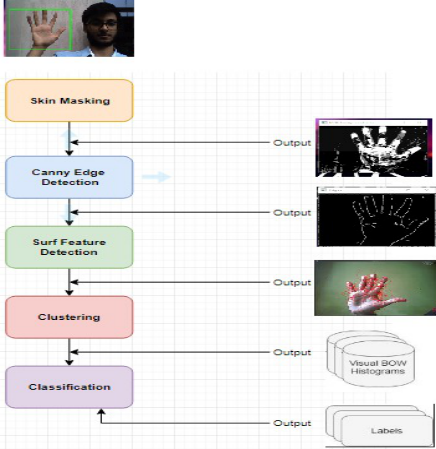
#> input picture Picture1.png, 436 x 449 px, given in place of the camera
$ python 'cleaning raw input.py'   (older library calls are emulated)
#> lines starting #> are read from the running program, lines starting #| are printed output that depends on the picture; after the words box and inside, x2 and y2 are one past the last pixel; in counts of white or black regions, pixels touching at a corner belong together
import numpy as np
import cv2

cam = cv2.VideoCapture(0)

fgbg = cv2.createBackgroundSubtractorMOG2() 	#used of MOG background reduction technique otherwise comment this

while(True):
	ret,img= cam.read()
#> img is the input picture: shape (449, 436, 3); mean B, G, R 217.6, 218.8, 220
	gray = cv2.cvtColor(img,cv2.COLOR_BGR2RGB)

	x=20
	y=100
	w=300
	h=250

	img2=img[y:y+h,x:x+w]


	cv2.rectangle(img,(x,y),(x+w,y+h),(0,255,0),2)
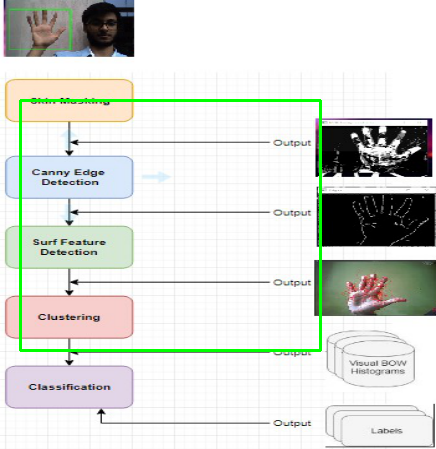
#> img: shape (449, 436, 3); 1.68% of pixels changed, all inside (x1, y1, x2, y2) = (19, 99, 322, 352)

	cv2.imshow("original",img)

	#thresholding
	ret, threshold = cv2.threshold(img2,12,255,cv2.THRESH_BINARY)
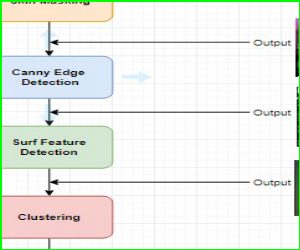
#> img2: shape (250, 300, 3); mean B, G, R 231.5, 238.4, 233.9
	grayscaled = cv2.cvtColor(img2,cv2.COLOR_BGR2GRAY)
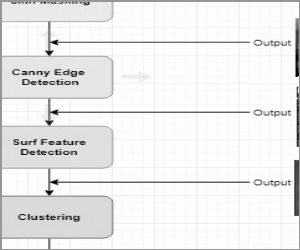
#> grayscaled: shape (250, 300); min 0, max 255, mean 236.3
	ret, threshold2 = cv2.threshold(grayscaled, 100,255,cv2.THRESH_BINARY)
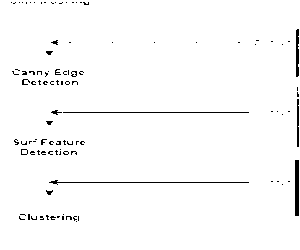
#> threshold2: shape (250, 300); 97.9% white; black in thin lines or dots, all inside (x1, y1, x2, y2) = (11, 2, 299, 222)
	gaus = cv2.adaptiveThreshold(grayscaled, 255 ,cv2.ADAPTIVE_THRESH_GAUSSIAN_C, cv2.THRESH_BINARY,115,1)
#> gaus: shape (250, 300); 83.3% white; 167 black regions (155 under 20 px), largest, box (x1, y1, x2, y2) and area: (0, 0, 300, 250) 10393, (17, 214, 81, 222) 320, (20, 149, 78, 155) 257

	#cv2.imshow("threshold",threshold)
	#cv2.imshow("threshold2",threshold2)
	cv2.imshow("adaptive threshold", gaus)


	#colour filtering

	#blurring and smoothing

	#gradiants
	laplacian = cv2.Laplacian(img2, cv2.CV_64F)
	sobelx = cv2.Sobel(img2 , cv2.CV_64F,1,0, ksize=5)		#vertical
	sobely = cv2.Sobel(img2 , cv2.CV_64F,0,1, ksize=5)		#horizontal
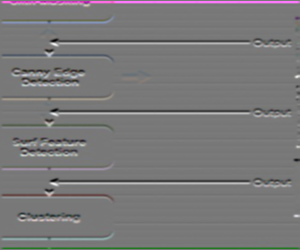
#> sobely: shape (250, 300, 3) float64; mean B, G, R 66.3, 1.2, 65.5; drawn with min black and max white

	cv2.imshow("laplacian", laplacian)
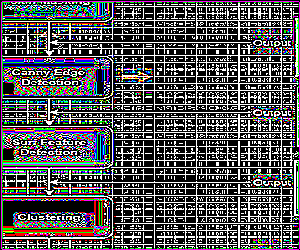
#> window 'laplacian': shape (250, 300, 3); mean B, G, R 88.6, 86, 87.8
	#cv2.imshow("sobelx", sobelx)
	#cv2.imshow("sobely", sobely)


	#edge detection(canny edge detection)
	edges = cv2.Canny(img2 , 100, 200)
#> edges: shape (250, 300); 7.4% white in thin lines or dots

	cv2.imshow("Edges", edges)


	#MOG background reduction
	fgmask = fgbg.apply(img2)
#> fgmask: shape (250, 300); values 127 (black) and 255 (white), 0% white in thin lines or dots, all inside (x1, y1, x2, y2) = (54, 182, 55, 183)

	cv2.imshow('MOG background reduction', fgmask)


	#morphological transformation
	hsv = cv2.cvtColor(img2, cv2.COLOR_BGR2HSV)
#> hsv: shape (250, 300, 3); mean H, S, V 24.4, 16.5, 243.4

	lower_skin = np.array([0,40,30])
	upper_skin = np.array([43,255,254])

	mask = cv2.inRange(hsv, lower_skin, upper_skin)
#> mask: shape (250, 300); 7.5% white; 69 white regions (63 under 20 px), largest, box (x1, y1, x2, y2) and area: (2, 195, 114, 239) 3963, (2, 2, 95, 19) 731, (2, 2, 114, 23) 347, (295, 187, 299, 215) 111, (97, 2, 101, 17) 57, (70, 215, 75, 222) 25
	res = cv2.bitwise_and(img2, img2, mask = mask)

	kernal = np.ones((5,5), np.uint8)
	erosion = cv2.erode(mask, kernal, iterations =1)
#> erosion: shape (250, 300); 2.7% white; 4 white regions (3 under 20 px), largest, box (x1, y1, x2, y2) and area: (4, 197, 112, 234) 1992
	dilation = cv2.dilate(mask, kernal, iterations =1)
#> dilation: shape (250, 300); 14.3% white; 26 white regions, largest, box (x1, y1, x2, y2) and area: (0, 193, 116, 241) 5461, (0, 0, 116, 25) 2688, (11, 137, 85, 162) 1137

	opening = cv2.morphologyEx(mask , cv2.MORPH_OPEN, kernal)
#> opening: shape (250, 300); 4.2% white; 4 white regions, box (x1, y1, x2, y2) and area: (2, 195, 114, 236) 3080, (81, 11, 86, 17) 30, (32, 3, 37, 8) 25, (70, 5, 75, 10) 25
	closing = cv2.morphologyEx(mask , cv2.MORPH_CLOSE, kernal)
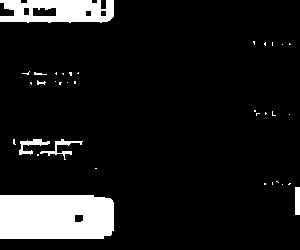
#> closing: shape (250, 300); 10.2% white; 35 white regions (28 under 20 px), largest, box (x1, y1, x2, y2) and area: (0, 195, 114, 239) 4865, (0, 0, 114, 23) 2050, (40, 139, 83, 160) 206

	##cv2.imshow('erosion_morphological transformation',erosion)
	##cv2.imshow('dilation_morphological transformation',dilation)
	##cv2.imshow('opening_morphological transformation',opening)
	cv2.imshow('closing_morphological transformation',closing)


	#apply gaussian blur and threshold
	filtered = cv2.GaussianBlur(erosion, (3,3),0)
	ret, thresh = cv2.threshold(filtered, 127,255,0)
#> thresh: shape (250, 300); 2.7% white; 1 white region, box (x1, y1, x2, y2) and area: (4, 197, 112, 234) 1988
	#cv2.imshow('gaussian blur', thresh)


	if(cv2.waitKey(1)==ord('q')):
#> (key q is pressed here)
		break

cam.release()
cv2.destroyAllWindows()
